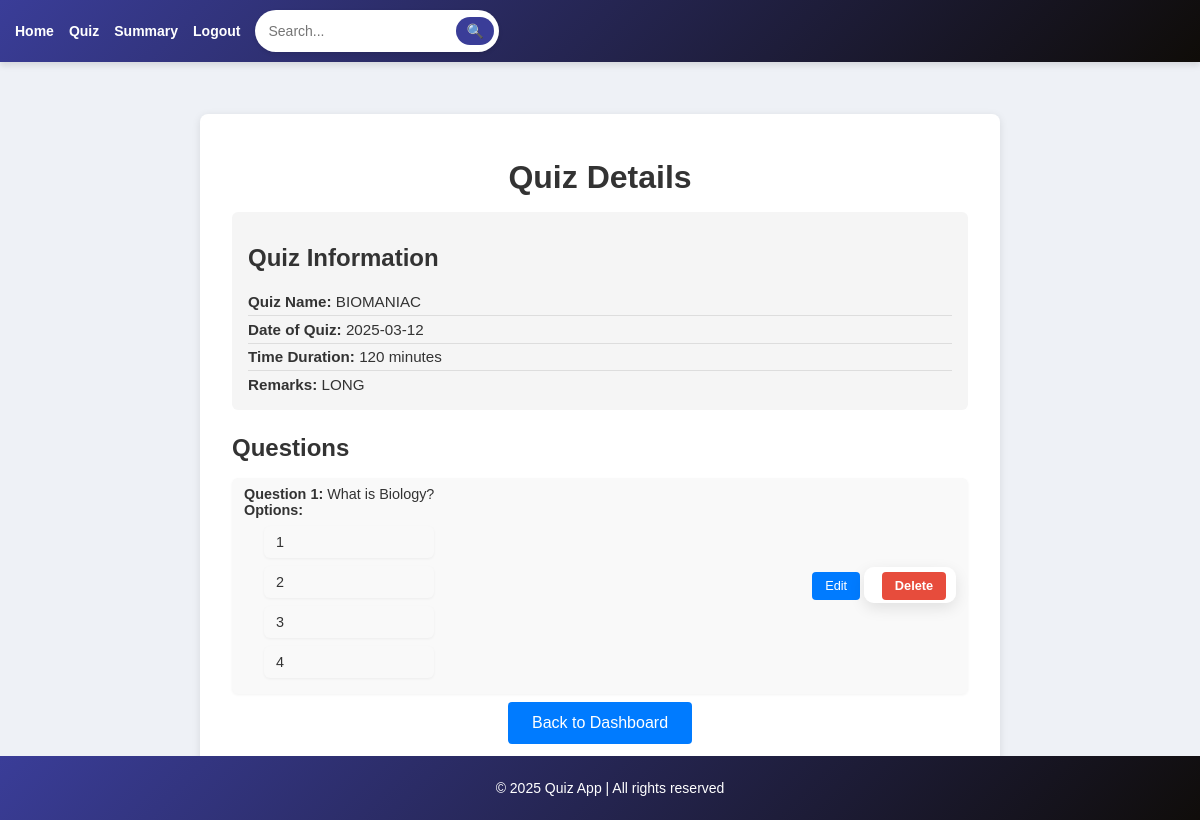
The page /quiz/1 on the database as committed earlier.
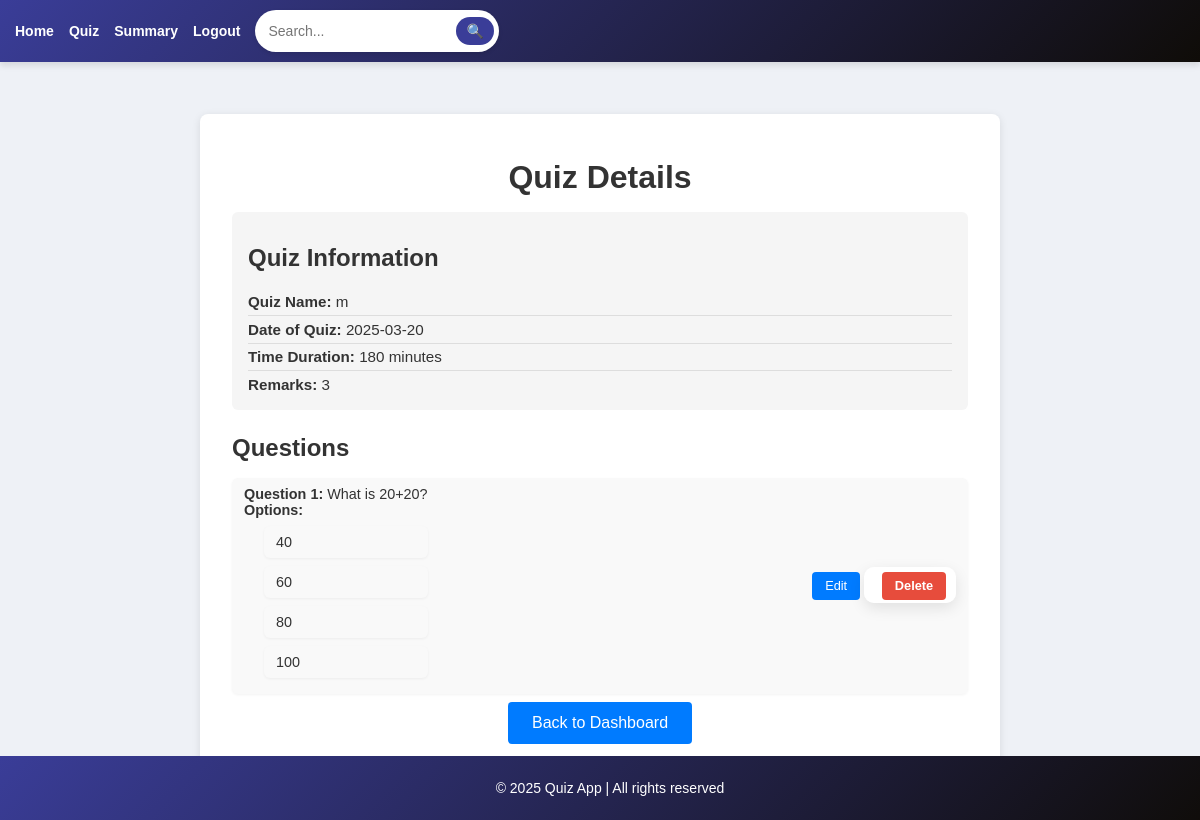
The same page on the database as committed later.
### models.py (models this page shows, shortened)
class Quiz(db.Model):
    __tablename__ = 'quiz'
    id = db.Column(db.Integer, primary_key=True)
    chapter_id = db.Column(db.Integer, db.ForeignKey('chapters.id'), nullable=False)
    name = db.Column(db.String(225), unique=True, nullable=False)
    date_of_quiz = db.Column(db.Date, nullable=True)
    time_duration = db.Column(db.Integer, nullable=True)
    remarks = db.Column(db.String(255), nullable=True)
    chapter = db.relationship('Chapter', back_populates='quizzes')
    scores = db.relationship('Score', backref='quiz', lazy=True)

class Question(db.Model):
    __tablename__ = 'questions'
    id = db.Column(db.Integer, primary_key=True)
    question_statement = db.Column(db.String, nullable=False)
    option1 = db.Column(db.String, nullable=False)
    option2 = db.Column(db.String, nullable=False)
    option3 = db.Column(db.String, nullable=False)
    option4 = db.Column(db.String, nullable=False)
    correct_answer = db.Column(db.String, nullable=False)
    chapter_id = db.Column(db.Integer, db.ForeignKey('chapters.id'), nullable=False)
    chapter = db.relationship("Chapter", back_populates="questions")

### app.py (the view)
@app.route('/quiz/<int:quiz_id>', methods=['GET'])
def view_quiz(quiz_id):
    quiz = Quiz.query.filter_by(id=quiz_id).first()
    if not quiz:
        return "Quiz not found", 404
    questions = Question.query.filter_by(chapter_id=quiz.chapter_id).all()
    return render_template('view_quiz.html', quiz=quiz, questions=questions)

### templates/view_quiz.html (shortened to what this page needs)
{% extends 'base.html' %}
{% block content %}
<div class="container">
    <h1 class="text-center">Quiz Details</h1>
    <div class="quiz-details">
        <h2>Quiz Information</h2>
        <ul>
            <li><strong>Quiz Name:</strong> {{ quiz.name }}</li>
            <li><strong>Date of Quiz:</strong> {{ quiz.date_of_quiz }}</li>
            <li><strong>Time Duration:</strong> {{ quiz.time_duration }} minutes</li>
            <li><strong>Remarks:</strong> {{ quiz.remarks }}</li>
        </ul>
    </div>
    <h2>Questions</h2>
    <div class="questions-list">
        <ul>
            {% for question in questions %}
                <li>
                    <div>
                        <strong>Question {{ loop.index }}:</strong> {{ question.question_statement }}<br>
                        <strong>Options:</strong>
                        <ul>
                            <li>{{ question.option1 }}</li>
                            <li>{{ question.option2 }}</li>
                            <li>{{ question.option3 }}</li>
                            <li>{{ question.option4 }}</li>
                        </ul>
                    </div>
                    <div>
                        <a href="{{ url_for('edit_question', question_id=question.id) }}" class="btn-sm btn-warning">Edit</a>
                        <form method="POST" action="{{ url_for('delete_question', question_id=question.id) }}" style="display: inline;">
                            <button type="submit" class="btn-sm btn-danger" onclick="return confirm('Delete this question?');">Delete</button>
                        </form>
                    </div>
                </li>
            {% endfor %}
        </ul>
    </div>
    <div class="text-center">
        <a href="{{ url_for('admin_dashboard') }}" class="btn btn-primary">Back to Dashboard</a>
    </div>
</div>
{% endblock %}

### templates/base.html (shortened to what this page needs)
<!DOCTYPE html>
<html lang="en">
<head>
</head>
<body>
    <nav>
        <ul>
            <li><a href="{{ url_for('index') }}">Home</a></li>
            <li><a href="{{ url_for('get_quiz') }}">Quiz</a></li>
            <li><a href="{{ url_for('summary') }}">Summary</a></li>
            <li><a href="{{ url_for('logout') }}">Logout</a></li>
            <li>
                <form action="{{ url_for('search') }}" method="GET" class="search-form">
                    <input type="text" name="query" placeholder="Search..." required>
                    <button type="submit">🔍</button>
                </form>
            </li>
        </ul>
    </nav>
    <main>
        {% block content %}
        {% endblock %}
    </main>
    <footer>
        <p>&copy; 2025 Quiz App | All rights reserved</p>
    </footer>
</body>
</html>

### templates/base.html (style rules this page uses)
form { background: white; padding: 10px; border-radius: 10px; box-shadow: 0px 5px 15px rgba(0, 0, 0, 0.1); }
input, select { border: 2px solid #3a3d98; border-radius: 10px; padding: 8px; }
button { font-size: 14px; font-weight: bold; padding: 8px 12px; }
body { font-family: 'Poppins', Arial, sans-serif; margin: 0; padding: 0; background-color: #eef1f6; color: #333; }
nav { background: linear-gradient(135deg, #3a3d98, #0f0c08); padding: 10px 15px; box-shadow: 0 4px 6px rgba(0, 0, 0, 0.1); }
nav ul { list-style: none; padding: 0; margin: 0; display: flex; align-items: center; }
nav ul li { margin-right: 15px; }
nav ul li a { color: white; text-decoration: none; font-weight: bold; font-size: 14px; transition: color 0.3s; }
.search-form { display: flex; align-items: center; background: white; border-radius: 25px; padding: 5px; box-shadow: 0 2px 4px rgba(0, 0, 0, 0.1); }
.search-form input { padding: 8px; border: none; border-radius: 25px; outline: none; width: 180px; font-size: 14px; }
.search-form button { padding: 6px 10px; background-color: #3a3d98; color: white; border: none; border-radius: 25px; cursor: pointer; font-size: 14px; transition: background 0.3s; }
main { padding: 20px; text-align: center; max-width: 800px; margin: auto; }
footer { text-align: center; padding: 10px; background: linear-gradient(135deg, #3a3d98, #0f0c08); color: white; position: fixed; bottom: 0; width: 100%; font-size: 14px; }

### templates/view_quiz.html (style rules this page uses)
.container { max-width: 800px; margin: 2rem auto; background: #fff; border-radius: 8px; padding: 1.5rem 2rem; box-shadow: 0 2px 8px rgba(0, 0, 0, 0.1); text-align: left; }
.container h1, .container h2 { color: #333; margin-bottom: 1rem; }
.quiz-details { background-color: #f5f5f5; padding: 0.75rem 1rem; border-radius: 6px; margin-bottom: 1.5rem; }
.quiz-details ul { list-style: none; padding: 0; margin: 0; }
.quiz-details li { padding: 0.3rem 0; border-bottom: 1px solid #ddd; font-size: 0.95rem; }
.quiz-details li:last-child { border-bottom: none; }
.questions-list ul { list-style: none; padding: 0; margin: 0; }
.questions-list li { background: #f9f9f9; margin-bottom: 0.5rem; padding: 0.5rem 0.75rem; border-radius: 6px; box-shadow: 0 1px 3px rgba(0, 0, 0, 0.05); font-size: 0.9rem; display: flex; align-items: center; justify-content: space-between; }
.questions-list li ul { list-style: disc; padding-left: 1.25rem; margin: 0.5rem 0 0 0; }
.btn-sm { display: inline-block; padding: 0.4rem 0.8rem; font-size: 0.8rem; border: none; border-radius: 4px; cursor: pointer; text-decoration: none; margin-left: 0.5rem; }
.btn-warning { background-color: #007BFF; color: #fff; transition: background-color 0.3s ease; }
.btn-danger { background-color: #e74c3c; color: #fff; transition: background-color 0.3s ease; }
.text-center { text-align: center; }
.btn { display: inline-block; padding: 0.75rem 1.5rem; background-color: #007BFF; color: #fff; text-decoration: none; border-radius: 4px; transition: background-color 0.3s ease; }

Rows that differ between the two databases and show on the page:
removed Question: question_statement "What is Biology?", option1 "1", option2 "2", option3 "3", option4 "4"
changed Quiz: name "BIOMANIAC" → "m"; date_of_quiz "2025-03-12" → "2025-03-20"; time_duration "120" → "180"; remarks "LONG" → "3"
added Question: question_statement "What is 20+20?", option1 "40", option2 "60", option3 "80", option4 "100"
